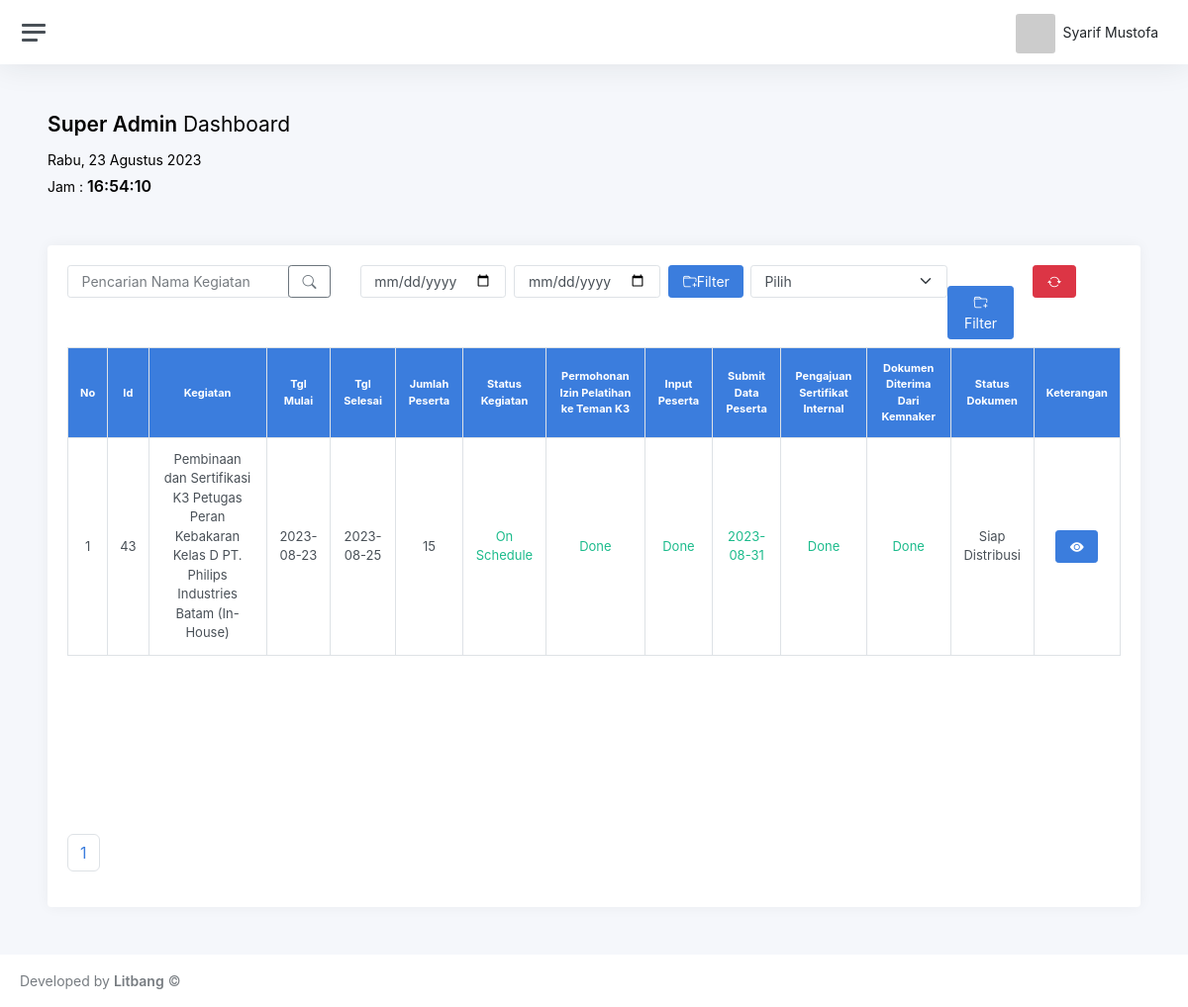
/superadmin.php (signed in), run on the app's committed database.
### tables this page shows
CREATE TABLE `tabel_pelatihan` (
  `id` int(50) NOT NULL,
  `nama_kegiatan` varchar(200) DEFAULT NULL,
  `tanggal_mulai` date DEFAULT NULL,
  `tanggal_selesai` date DEFAULT NULL,
  `jumlah_peserta` int(100) DEFAULT NULL,
  `status_kegiatan` varchar(200) DEFAULT NULL,
  `permohonan_izin` varchar(200) DEFAULT NULL,
  `input_peserta` varchar(200) NOT NULL DEFAULT 'On Progress',
  `submit_data_peserta` date DEFAULT NULL,
  `tgl_aktual_serti` date DEFAULT NULL,
  `tgl_target_serti` date DEFAULT NULL,
  `pengajuan_sertifikat_internal` varchar(200) NOT NULL DEFAULT 'On Progress',
  `tgl_aktual_dok` date DEFAULT NULL,
  `tgl_target_dok` date DEFAULT NULL,
  `dokumen_diterima` varchar(200) NOT NULL DEFAULT 'On Progress',
  `status_dokumen` varchar(200) DEFAULT NULL,
  `tgl_aktual_permohonan_izin` date DEFAULT NULL,
  `tgl_target_permohonan_izin` date DEFAULT NULL,
  `tgl_aktual_input_peserta` date DEFAULT NULL,
  `tgl_target_input_peserta` date DEFAULT NULL,
  `permohonan_izin_pelatihan` varchar(255) NOT NULL DEFAULT 'On Progress',
  `keterangan` varchar(200) DEFAULT NULL,
  `created_at` timestamp NULL DEFAULT NULL
);

### config/config.php (called while the page is built, shortened)
<?php
$conn = mysqli_connect('localhost', 'root', '', 'multitra_multidasa');
function query($query)
{
    global $conn;
    $result = mysqli_query($conn, $query);
    $rows = [];
    while ($row = mysqli_fetch_assoc($result)) {
        $rows[] = $row;
    }
    return $rows;
}

### superadmin.php (the view, shortened to what this page needs)
<?php
$jumlahDataPerHalaman = 100;
$jumlahData = count(query('SELECT * FROM tabel_pelatihan'));
$jumlahHalaman = ceil($jumlahData / $jumlahDataPerHalaman);
$halamanAktif = isset($_GET['halaman']) ? $_GET['halaman'] : 1;
$multi = query('SELECT * FROM tabel_pelatihan ORDER BY created_at DESC');
?>
<!doctype html>
<html lang="en">
<?php include 'partials/head.php'; ?>
<body>
    <div class="wrapper">
        <div class="main">
            <?php include 'partials/navbar.php'; ?>
            <main class="content">
                <div class="container-fluid p-0">
                    <h1 class="h3 mb-3"><strong>Super Admin</strong> Dashboard</h1>
                    <div class="text-right">
                        <H5 class="jam"> <span id="tanggalwaktu"></span></H5>
                        <h5>Jam : <b><span id="jam" style="font-size:1rem"></span></b></h5>
                    </div>
                    <br>
                    <br>
                    <div class="card">
                        <div class="card-body">
                            <?php include 'partials/pelatihan-filter.php'; ?>
                            <div class="table-responsive scroll">
                                <table class="table table-bordered mt-2" border="1" cellpadding="1" cellspacing="">
                                    <thead>
                                        <tr>
                                            <th>No</th>
                                            <th>Id</th>
                                            <th>Kegiatan</th>
                                            <th>Tgl Mulai</th>
                                            <th>Tgl Selesai</th>
                                            <th>Jumlah Peserta</th>
                                            <th>Status Kegiatan</th>
                                            <th>Permohonan Izin Pelatihan ke Teman K3</th>
                                            <th>Input Peserta</th>
                                            <th>Submit Data Peserta</th>
                                            <th>Pengajuan Sertifikat Internal </th>
                                            <th>Dokumen Diterima Dari Kemnaker</th>
                                            <th>Status Dokumen</th>
                                            <th>Keterangan</th>
                                        </tr>
                                    </thead>
                                    <tbody>
                                        <?php $i = 1; ?>
                                        <?php foreach ($multi as $row) : ?>
                                        <tr align="center">
                                            <td><?php echo $i; ?></td>
                                            <td><?php echo $row['id']; ?></td>
                                            <td><?php echo $row['nama_kegiatan']; ?></a></td>
                                            <td><?php echo $row['tanggal_mulai']; ?></td>
                                            <td><?php echo $row['tanggal_selesai']; ?></td>
                                            <td><?php echo $row['jumlah_peserta']; ?></td>
                                            <?php require 'partials/row-status-kegiatan.php'; ?>
                                            <?php require 'partials/row-permohonan-izin-teman.php'; ?>
                                            <?php require 'partials/row-input-peserta.php'; ?>
                                            <?php require 'partials/row-submit-data-peserta.php'; ?>
                                            <?php require 'partials/row-pengajuan-sertifikat-internal.php'; ?>
                                            <?php require 'partials/row-dokumen-diterima.php'; ?>
                                            <?php require 'partials/row-status-dokumen.php'; ?>
                                            <?php require 'partials/row-keterangan.php'; ?>
                                        </tr>
                                        <?php $i++; ?>
                                        <?php endforeach; ?>
                                    </tbody>
                                </table>
                            </div>
                            <nav aria-label="Page navigation example">
                                <ul class="pagination">
                                    <li class="page-item">
                                        <?php for ($i = 1; $i <= $jumlahHalaman; $i++) : ?>
                                        <?php if ($i == $halamanAktif) : ?>
                                        <a class="page-link" href="?halaman=<?= $i ?>"><?= $i ?></a>
                                        <?php else : ?>
                                        <a class="page-link" href="?halaman=<?= $i ?>"><?= $i ?></a>
                                        <?php endif; ?>
                                        <?php endfor; ?>
                                    </li>
                                </ul>
                            </nav>
                        </div>
                    </div>
                </div>
            </main>
            <?php include 'partials/footer.php'; ?>
        </div>
    </div>
</body>
</html>

### partials/row-status-kegiatan.php
<?php if ($row["status_kegiatan"] === 'Running') : ?>
<td style="font-size:13px; color:blue" class="text-blue">
    <?php echo $row['status_kegiatan']; ?>
</td>
<?php elseif ($row["status_kegiatan"] === 'Postpone') : ?>
<td class="text-warning">
    <?php echo $row['status_kegiatan']; ?>
</td>
<?php elseif ($row["status_kegiatan"] === 'Cancel') : ?>
<td class="text-danger">
    <?php echo $row['status_kegiatan']; ?>
</td>
<?php elseif ($row["status_kegiatan"] === 'Done') : ?>
<td class="text-gray">
    <?php echo $row['status_kegiatan']; ?>
</td>
<?php elseif ($row["status_kegiatan"] === 'On Schedule') : ?>
<td class="text-success">
    <?php echo $row['status_kegiatan']; ?>
</td>
<?php elseif ($row["status_kegiatan"] === 'Estimate') : ?>
<td class="text-purple">
    <?php echo $row['status_kegiatan']; ?>
</td>
<?php else : ?>
<td class="bg-danger text-white">
    <?php echo $row['status_kegiatan']; ?>
</td>
<?php endif ?>

### partials/row-permohonan-izin-teman.php
<?php if ($row["permohonan_izin_pelatihan"] === 'Done') : ?>
<td class="text-success">
    <?php echo $row['permohonan_izin_pelatihan']; ?>
</td>
<?php elseif ($row["permohonan_izin_pelatihan"] === 'On Progress') : ?>
<td class="text-warning">
    <?php echo $row['permohonan_izin_pelatihan']; ?>
</td>
<?php elseif ($row["permohonan_izin_pelatihan"] === 'Over Schedule') : ?>
<td class="text-danger">
    <?php echo $row['permohonan_izin_pelatihan']; ?>
</td>
<?php else : ?>
<td class="bg-danger text-white">
    <?php echo $row['permohonan_izin_pelatihan']; ?>
</td>
<?php endif ?>

### partials/row-input-peserta.php
<?php if ($row["input_peserta"] === 'Done') : ?>
<td class="text-success">
    <?php echo $row['input_peserta']; ?>
</td>
<?php elseif ($row["input_peserta"] === 'On Progress') : ?>
<td class="text-warning">
    <?php echo $row['input_peserta']; ?>
</td>
<?php elseif ($row["input_peserta"] === 'Over Schedule') : ?>
<td class="text-danger">
    <?php echo $row['input_peserta']; ?>
</td>
<?php else : ?>
<td class="bg-danger text-white">
    <?php echo $row['input_peserta']; ?>
</td>
<?php endif ?>

### partials/row-submit-data-peserta.php
<?php if ($row["submit_data_peserta"]) : ?>
<td class="text-success">
    <?php echo $row['submit_data_peserta']; ?>
</td>
<?php else : ?>
<td class="bg-danger text-white">
    <?php echo $row['submit_data_peserta']; ?>
</td>
<?php endif ?>

### partials/row-pengajuan-sertifikat-internal.php
<?php if ($row["pengajuan_sertifikat_internal"] === 'Done') : ?>
<td class="text-success">
    <?php echo $row['pengajuan_sertifikat_internal']; ?>
</td>
<?php elseif ($row["pengajuan_sertifikat_internal"] === 'On Progress') : ?>
<td class="text-warning">
    <?php echo $row['pengajuan_sertifikat_internal']; ?>
</td>
<?php elseif ($row["pengajuan_sertifikat_internal"] === 'Over Schedule') : ?>
<td class="text-danger">
    <?php echo $row['pengajuan_sertifikat_internal']; ?>
</td>
<?php else : ?>
<td class="bg-danger text-white">
    <?php echo $row['pengajuan_sertifikat_internal']; ?>
</td>
<?php endif ?>

### partials/row-dokumen-diterima.php
<?php if ($row["dokumen_diterima"] === 'Done') : ?>
<td class="text-success">
    <?php echo $row['dokumen_diterima']; ?>
</td>
<?php elseif ($row["dokumen_diterima"] === 'On Progress') : ?>
<td class="text-warning">
    <?php echo $row['dokumen_diterima']; ?>
</td>
<?php elseif ($row["dokumen_diterima"] === 'Over Schedule') : ?>
<td class="text-danger">
    <?php echo $row['dokumen_diterima']; ?>
</td>
<?php else : ?>
<td class="bg-danger text-white">
    <?php echo $row['dokumen_diterima']; ?>
</td>
<?php endif ?>

### partials/row-status-dokumen.php
<?php if ($row["status_dokumen"] === 'Done') : ?>
<td class="text-success">
    <?php echo $row['status_dokumen']; ?>
</td>
<?php elseif ($row["status_dokumen"] === 'Proses Arsip') : ?>
<td>
    <?php echo $row['status_dokumen']; ?>
</td>
<?php elseif ($row["status_dokumen"] === 'Proses Kemnaker') : ?>
<td>
    <?php echo $row['status_dokumen']; ?>
</td>
<?php elseif ($row["status_dokumen"] === 'Siap Distribusi') : ?>
<td>
    <?php echo $row['status_dokumen']; ?>
</td>
<?php else : ?>
<td class="bg-danger text-white">
    <?php echo $row['status_dokumen']; ?>
</td>
<?php endif ?>

### partials/row-keterangan.php (shortened to what this page needs)
<td>
    <button type="button" class="btn <?= !$row['keterangan'] ? 'btn-primary' : 'btn-warning' ?>" data-bs-toggle="modal"
        data-bs-target="#modalKeterangan<?php echo $row['id']; ?>">
        <i class="bi bi-eye-fill"></i>
    </button>
</td>

### partials/head.php (style rules this page uses)
.table { text-align: left; position: relative; margin-top: 0; }
tr { text-align: center; }
th { position: sticky; background: #3b7ddd !important; color: #fff !important; top: -5px; font-size: 11px; vertical-align: middle; text-align: center; }
td { font-size: 13px; }
.scroll { height: 500px; overflow: scroll; }

### data on the page
tabel_pelatihan: id "43", nama_kegiatan "Pembinaan dan Sertifikasi K3 Petugas Peran Kebakaran Kelas D PT. Philips Industries Batam (In-House)", tanggal_mulai "2023-08-23", tanggal_selesai "2023-08-25", jumlah_peserta "15", status_kegiatan "On Schedule", permohonan_izin_pelatihan "Done", input_peserta "Done", submit_data_peserta "2023-08-31", pengajuan_sertifikat_internal "Done", dokumen_diterima "Done", status_dokumen "Siap Distribusi"

### other printed values
$_SESSION['user']['nama'] "Syarif Mustofa"
